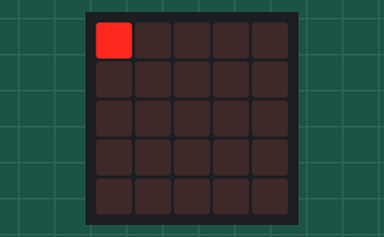
Recording of a program running on a simulated BBC micro:bit running MicroPython. On the bench: the board's 5×5 LED display. At 20.5 s the program stops and its outputs stay as they are.

Above: at 0.1 s.
At 2.1 s:
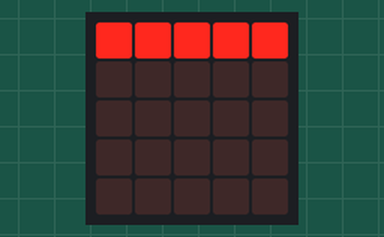
At 5.6 s:
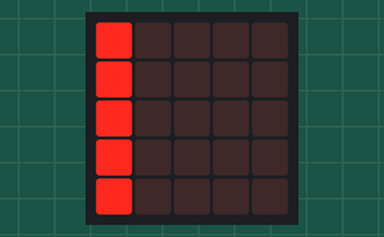
At 8.6 s:
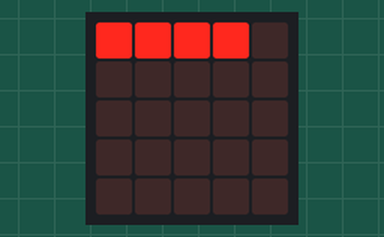
At 12.1 s:
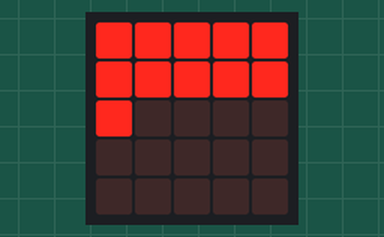
At 19.1 s:
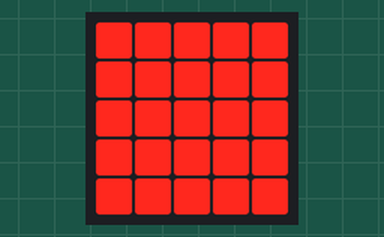

Measured:
- what the display in image 1 shows lasts 1.5 s, from 2.0 s to 3.5 s
- what the display in image 3 shows lasts 0.5 s, from 8.5 s to 9.0 s

The program:

2.for.py
```python
from microbit import *

for a in range(5):
        display.set_pixel(a, 0, 9)
        sleep(500)

sleep(1000)
display.clear()
for b in range(5):
        display.set_pixel(0, b, 9)
        sleep(500)

sleep(1000)
display.clear()
for y in range(5):
    for x in range(5):
        display.set_pixel(x, y, 9)
        sleep(500)

sleep(1000)
display.clear()
```
